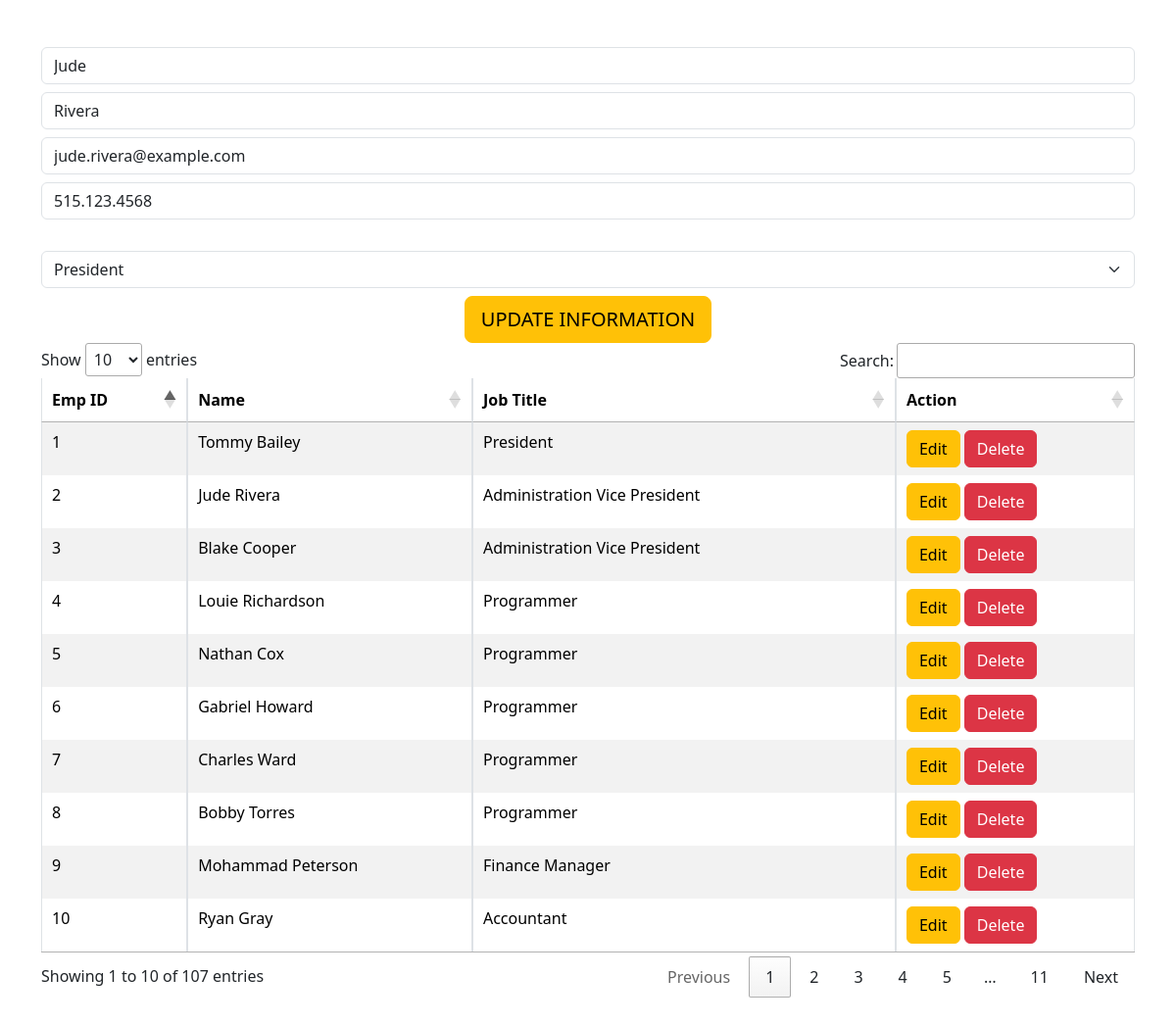
Page /index.php?token=2 on the committed database.
### tables this page shows
CREATE TABLE `employees`
(
    `EmployeeID`    INT AUTO_INCREMENT PRIMARY KEY,
    `EmployeeFN`    TEXT,
    `EmployeeLN`    TEXT,
    `EmployeeEmail` TEXT,
    `EmployeePhone` TEXT,
    `HireDate`      TEXT,
    `ManagerID`     INT,
    `JobTitle`      TEXT
);

### index.php (the view, shortened to what this page needs)
<?php
include('config.php');
$tag = '';
$query = "SELECT EmployeeID, EmployeeFN, EmployeeLN, JobTitle FROM employees";
if ($rs = $conn->query($query)) {
    if ($rs->num_rows > 0) {
        while ($row = $rs->fetch_assoc()) {
            $tag .= '<tr>';
            $tag .= '<td>' . $row['EmployeeID'] . '</td>';
            $tag .= '<td>' . $row['EmployeeFN'] . ' ' . $row['EmployeeLN'] . '</td>';
            $tag .= '<td>' . $row['JobTitle'] . '</td>';
            $tag .= '<td>
						<a class="btn btn-warning" href="index.php?token=' . $row['EmployeeID'] . '"> Edit</a>
						<a class="btn btn-danger" href="delete.php?token=' . $row['EmployeeID'] . '"> Delete</a>
						</td>';
            $tag .= '</tr>';
        }
    } else {
        $tag = "No record(s) Found!";
    }
} else {
    echo $conn->error;
}
$Fname = '';
$Lname = '';
$Email = '';
$Phone = '';
if (isset($_GET['token'])) {
    $id = $_GET['token'];
    $query = "SELECT * FROM employees WHERE EmployeeID=$id";
    if ($rs = $conn->query($query)) {
        if ($rs->num_rows > 0) {
            $row = $rs->fetch_assoc();
            $Fname = $row['EmployeeFN'];
            $Lname = $row['EmployeeLN'];
            $Email = $row['EmployeeEmail'];
            $Phone = $row['EmployeePhone'];
        }
    } else {
        echo $conn->error;
    }
    $btn = '<input class="btn btn-warning btn-lg" type="submit" name="btnUpdate" value="UPDATE INFORMATION">';
} else {
    $btn = '<input class="btn btn-primary btn-lg" type="submit" name="btnSubmit" value="SAVE INFORMATION">';
}
?>
<!DOCTYPE html>
<html lang="en" dir="ltr">
<head>
    <link href="https://cdn.jsdelivr.net/npm/bootstrap@5.3.2/dist/css/bootstrap.min.css" rel="stylesheet"
>
    <link rel="stylesheet" href="https://cdn.datatables.net/1.13.6/css/jquery.dataTables.css"/>
</head>
<body class="container my-5">
    <center>
        <form action="<?php echo (isset($id)) ? 'update.php' : 'add.php' ?>" method="POST">
            <input class="form-control mb-2" type="text" name="Fname" placeholder="Enter First Name" value="<?= $Fname ?>"
                   required>
            <input class="form-control mb-2" type="text" name="Lname" placeholder="Enter Last Name" value="<?= $Lname ?>"
                   required>
            <input class="form-control mb-2" type="email" name="Email" placeholder="Enter Email" value="<?= $Email ?>" required>
            <input class="form-control mb-2" type="text" name="Phone" placeholder="Enter Contact No" value="<?= $Phone ?>" required><br/>
            <select class="form-select mb-2" name="JobTitle">
                <?php
                $query = "SELECT DISTINCT(JobTitle) FROM employees";
                if ($rs = $conn->query($query)) {
                    while ($row = $rs->fetch_assoc()) {
                        echo '<option value="' . $row['JobTitle'] . '">' . $row['JobTitle'] . '</option>';
                    }
                } else {
                    echo $conn->error;
                }
                ?>
            </select>
            <?php
            echo $btn;
            ?>
        </form>
        <table class="table table-bordered table-hover table-striped" id="employeesTb">
            <thead>
            <tr>
                <th>Emp ID</th>
                <th>Name</th>
                <th>Job Title</th>
                <th>Action</th>
            </tr>
            </thead>
            <tbody  class="table-group-divider">
            <?php echo $tag; ?>
            </tbody>
        </table>
    </center>
</body>
</html>

### rows in the picture
employees: Fname "Jude", Lname "Rivera", Email "jude.rivera@example.com", Phone "515.123.4568", EmployeeID "2", EmployeeFN "Jude", EmployeeLN "Rivera", JobTitle "Administration Vice President"
employees: EmployeeID "1", EmployeeFN "Tommy", EmployeeLN "Bailey", JobTitle "President"
employees: EmployeeID "3", EmployeeFN "Blake", EmployeeLN "Cooper", JobTitle "Administration Vice President"
employees: EmployeeID "4", EmployeeFN "Louie", EmployeeLN "Richardson", JobTitle "Programmer"
employees: EmployeeID "5", EmployeeFN "Nathan", EmployeeLN "Cox", JobTitle "Programmer"
employees: EmployeeID "6", EmployeeFN "Gabriel", EmployeeLN "Howard", JobTitle "Programmer"
employees: EmployeeID "7", EmployeeFN "Charles", EmployeeLN "Ward", JobTitle "Programmer"
employees: EmployeeID "8", EmployeeFN "Bobby", EmployeeLN "Torres", JobTitle "Programmer"
employees: EmployeeID "9", EmployeeFN "Mohammad", EmployeeLN "Peterson", JobTitle "Finance Manager"
employees: EmployeeID "10", EmployeeFN "Ryan", EmployeeLN "Gray", JobTitle "Accountant"

### other values in the picture
form field JobTitle "President"
